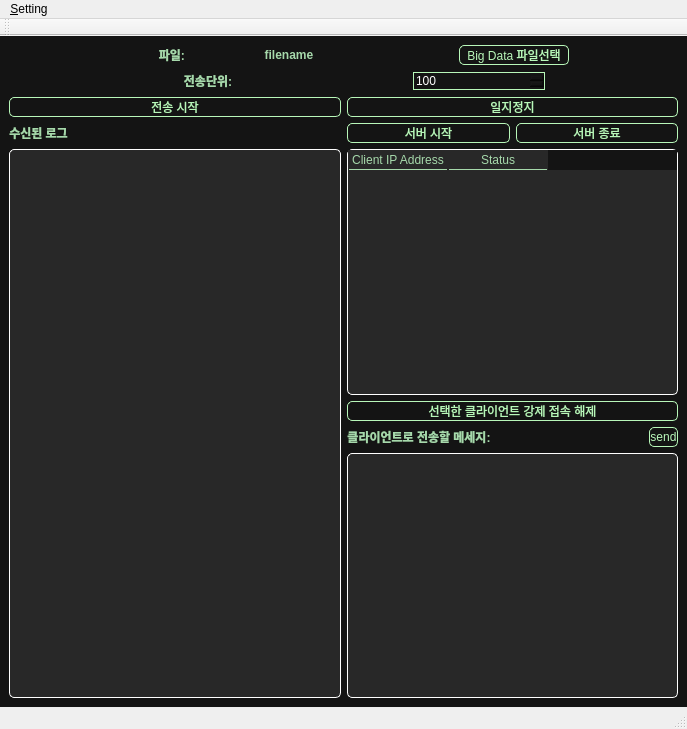
<?xml version="1.0" encoding="UTF-8"?>
<ui version="4.0">
 <class>MainWindow</class>
 <widget class="QMainWindow" name="MainWindow">
  <property name="geometry">
   <rect>
    <x>0</x>
    <y>0</y>
    <width>687</width>
    <height>729</height>
   </rect>
  </property>
  <property name="minimumSize">
   <size>
    <width>300</width>
    <height>400</height>
   </size>
  </property>
  <property name="windowTitle">
   <string>MainWindow</string>
  </property>
  <widget class="QWidget" name="centralwidget">
   <property name="styleSheet">
    <string notr="true">QWidget {
    background-color: rgb(20, 20, 20); /* 원하는 색상으로 변경 */
}</string>
   </property>
   <layout class="QVBoxLayout" name="verticalLayout_3">
    <item>
     <layout class="QHBoxLayout" name="horizontalLayout_4" stretch="1,1,1,1,1,1">
      <item>
       <spacer name="horizontalSpacer">
        <property name="orientation">
         <enum>Qt::Orientation::Horizontal</enum>
        </property>
        <property name="sizeHint" stdset="0">
         <size>
          <width>40</width>
          <height>20</height>
         </size>
        </property>
       </spacer>
      </item>
      <item>
       <widget class="QLabel" name="label_3">
        <property name="font">
         <font>
          <bold>true</bold>
         </font>
        </property>
        <property name="styleSheet">
         <string notr="true">QLabel {
    color: rgb(166, 217, 171);
}</string>
        </property>
        <property name="text">
         <string>파일: </string>
        </property>
        <property name="scaledContents">
         <bool>false</bool>
        </property>
        <property name="alignment">
         <set>Qt::AlignmentFlag::AlignCenter</set>
        </property>
       </widget>
      </item>
      <item>
       <widget class="QLabel" name="selected_file">
        <property name="font">
         <font>
          <bold>true</bold>
         </font>
        </property>
        <property name="styleSheet">
         <string notr="true">QLabel {
    color: rgb(166, 217, 171);
}</string>
        </property>
        <property name="text">
         <string>filename</string>
        </property>
        <property name="scaledContents">
         <bool>false</bool>
        </property>
        <property name="alignment">
         <set>Qt::AlignmentFlag::AlignCenter</set>
        </property>
       </widget>
      </item>
      <item>
       <spacer name="horizontalSpacer_2">
        <property name="orientation">
         <enum>Qt::Orientation::Horizontal</enum>
        </property>
        <property name="sizeHint" stdset="0">
         <size>
          <width>40</width>
          <height>20</height>
         </size>
        </property>
       </spacer>
      </item>
      <item>
       <widget class="QPushButton" name="btn_select_file">
        <property name="sizePolicy">
         <sizepolicy hsizetype="Minimum" vsizetype="Minimum">
          <horstretch>0</horstretch>
          <verstretch>0</verstretch>
         </sizepolicy>
        </property>
        <property name="styleSheet">
         <string notr="true">QPushButton {
	color: rgb(184, 247, 185);
    border: 1px solid rgb(184, 247, 185); /* 원하는 RGB 색상으로 변경 */
    border-radius: 5px;                  /* 모서리를 둥글게 (선택 사항) */
}
QPushButton:hover {
	color: rgb(184, 247, 185);
    background-color: rgb(50, 120, 50); /* 마우스 올렸을 때 더 진한 색 */
    border: 1px solid rgb(184, 247, 185); /* 테두리도 함께 진하게 (선택 사항) */
}

QPushButton:pressed {
	color: rgb(184, 247, 185);
    background-color: rgb(100, 180, 100); /* 버튼 눌렀을 때 가장 진한 색 */
    border: 1px solid rgb(184, 247, 185); /* 테두리도 함께 진하게 (선택 사항) */
}</string>
        </property>
        <property name="text">
         <string>Big Data 파일선택</string>
        </property>
        <property name="autoDefault">
         <bool>false</bool>
        </property>
        <property name="flat">
         <bool>false</bool>
        </property>
       </widget>
      </item>
      <item>
       <spacer name="horizontalSpacer_3">
        <property name="orientation">
         <enum>Qt::Orientation::Horizontal</enum>
        </property>
        <property name="sizeHint" stdset="0">
         <size>
          <width>40</width>
          <height>20</height>
         </size>
        </property>
       </spacer>
      </item>
     </layout>
    </item>
    <item>
     <layout class="QHBoxLayout" name="horizontalLayout_5" stretch="1,1,1,1,1">
      <item>
       <spacer name="horizontalSpacer_4">
        <property name="orientation">
         <enum>Qt::Orientation::Horizontal</enum>
        </property>
        <property name="sizeHint" stdset="0">
         <size>
          <width>40</width>
          <height>20</height>
         </size>
        </property>
       </spacer>
      </item>
      <item>
       <widget class="QLabel" name="label_5">
        <property name="font">
         <font>
          <bold>true</bold>
         </font>
        </property>
        <property name="styleSheet">
         <string notr="true">QLabel {
    color: rgb(166, 217, 171);
}</string>
        </property>
        <property name="text">
         <string>전송단위:</string>
        </property>
        <property name="scaledContents">
         <bool>false</bool>
        </property>
        <property name="alignment">
         <set>Qt::AlignmentFlag::AlignCenter</set>
        </property>
       </widget>
      </item>
      <item>
       <spacer name="horizontalSpacer_8">
        <property name="orientation">
         <enum>Qt::Orientation::Horizontal</enum>
        </property>
        <property name="sizeHint" stdset="0">
         <size>
          <width>40</width>
          <height>20</height>
         </size>
        </property>
       </spacer>
      </item>
      <item>
       <widget class="QSpinBox" name="sending_size">
        <property name="styleSheet">
         <string notr="true">QSpinBox {
	border: 1px solid rgb(184, 247, 185);
	text-align: center;
	color: White;
}</string>
        </property>
        <property name="minimum">
         <number>100</number>
        </property>
        <property name="maximum">
         <number>5000</number>
        </property>
        <property name="singleStep">
         <number>100</number>
        </property>
        <property name="value">
         <number>100</number>
        </property>
       </widget>
      </item>
      <item>
       <spacer name="horizontalSpacer_7">
        <property name="orientation">
         <enum>Qt::Orientation::Horizontal</enum>
        </property>
        <property name="sizeHint" stdset="0">
         <size>
          <width>40</width>
          <height>20</height>
         </size>
        </property>
       </spacer>
      </item>
     </layout>
    </item>
    <item>
     <layout class="QHBoxLayout" name="horizontalLayout_6">
      <item>
       <widget class="QPushButton" name="btn_send_packet">
        <property name="sizePolicy">
         <sizepolicy hsizetype="Minimum" vsizetype="Minimum">
          <horstretch>0</horstretch>
          <verstretch>0</verstretch>
         </sizepolicy>
        </property>
        <property name="styleSheet">
         <string notr="true">QPushButton {
	color: rgb(184, 247, 185);
    border: 1px solid rgb(184, 247, 185); /* 원하는 RGB 색상으로 변경 */
    border-radius: 5px;                  /* 모서리를 둥글게 (선택 사항) */
}
QPushButton:hover {
	color: rgb(184, 247, 185);
    background-color: rgb(50, 120, 50); /* 마우스 올렸을 때 더 진한 색 */
    border: 1px solid rgb(184, 247, 185); /* 테두리도 함께 진하게 (선택 사항) */
}

QPushButton:pressed {
	color: rgb(184, 247, 185);
    background-color: rgb(100, 180, 100); /* 버튼 눌렀을 때 가장 진한 색 */
    border: 1px solid rgb(184, 247, 185); /* 테두리도 함께 진하게 (선택 사항) */
}</string>
        </property>
        <property name="text">
         <string>전송 시작</string>
        </property>
        <property name="autoDefault">
         <bool>false</bool>
        </property>
        <property name="flat">
         <bool>false</bool>
        </property>
       </widget>
      </item>
      <item>
       <widget class="QPushButton" name="btn_pause_packet">
        <property name="sizePolicy">
         <sizepolicy hsizetype="Minimum" vsizetype="Minimum">
          <horstretch>0</horstretch>
          <verstretch>0</verstretch>
         </sizepolicy>
        </property>
        <property name="styleSheet">
         <string notr="true">QPushButton {
	color: rgb(184, 247, 185);
    border: 1px solid rgb(184, 247, 185); /* 원하는 RGB 색상으로 변경 */
    border-radius: 5px;                  /* 모서리를 둥글게 (선택 사항) */
}
QPushButton:hover {
	color: rgb(184, 247, 185);
    background-color: rgb(50, 120, 50); /* 마우스 올렸을 때 더 진한 색 */
    border: 1px solid rgb(184, 247, 185); /* 테두리도 함께 진하게 (선택 사항) */
}

QPushButton:pressed {
	color: rgb(184, 247, 185);
    background-color: rgb(100, 180, 100); /* 버튼 눌렀을 때 가장 진한 색 */
    border: 1px solid rgb(184, 247, 185); /* 테두리도 함께 진하게 (선택 사항) */
}</string>
        </property>
        <property name="text">
         <string>일지정지</string>
        </property>
        <property name="autoDefault">
         <bool>false</bool>
        </property>
        <property name="flat">
         <bool>false</bool>
        </property>
       </widget>
      </item>
     </layout>
    </item>
    <item>
     <layout class="QHBoxLayout" name="horizontalLayout_7">
      <item>
       <layout class="QVBoxLayout" name="verticalLayout_2">
        <item>
         <layout class="QHBoxLayout" name="horizontalLayout">
          <item>
           <widget class="QLabel" name="label">
            <property name="font">
             <font>
              <bold>true</bold>
             </font>
            </property>
            <property name="styleSheet">
             <string notr="true">QLabel {
    color: rgb(166, 217, 171);
}</string>
            </property>
            <property name="text">
             <string>수신된 로그</string>
            </property>
            <property name="scaledContents">
             <bool>false</bool>
            </property>
            <property name="alignment">
             <set>Qt::AlignmentFlag::AlignCenter</set>
            </property>
           </widget>
          </item>
          <item>
           <spacer name="horizontalSpacer_5">
            <property name="orientation">
             <enum>Qt::Orientation::Horizontal</enum>
            </property>
            <property name="sizeHint" stdset="0">
             <size>
              <width>40</width>
              <height>20</height>
             </size>
            </property>
           </spacer>
          </item>
         </layout>
        </item>
        <item>
         <widget class="QTextBrowser" name="log_browser">
          <property name="sizePolicy">
           <sizepolicy hsizetype="Expanding" vsizetype="Expanding">
            <horstretch>0</horstretch>
            <verstretch>0</verstretch>
           </sizepolicy>
          </property>
          <property name="minimumSize">
           <size>
            <width>0</width>
            <height>0</height>
           </size>
          </property>
          <property name="styleSheet">
           <string notr="true">QTextEdit {
	color: white;
    background-color: rgb(40, 40, 40); /* 원하는 색상으로 변경 */
	border: 1px solid rgb(255,255,255);
	border-radius: 5px;      /* (선택 사항) 모서리를 둥글게 */
}
QTextEdit:focus {
    border: 1px solid rgb(184, 247, 185);
    outline: none;           /* 기본 포커스 아웃라인 제거 */
}</string>
          </property>
          <property name="inputMethodHints">
           <set>Qt::InputMethodHint::ImhMultiLine</set>
          </property>
          <property name="readOnly">
           <bool>true</bool>
          </property>
         </widget>
        </item>
       </layout>
      </item>
      <item>
       <layout class="QVBoxLayout" name="verticalLayout">
        <item>
         <layout class="QHBoxLayout" name="horizontalLayout_2">
          <item>
           <widget class="QPushButton" name="btn_start">
            <property name="sizePolicy">
             <sizepolicy hsizetype="Minimum" vsizetype="Minimum">
              <horstretch>0</horstretch>
              <verstretch>0</verstretch>
             </sizepolicy>
            </property>
            <property name="styleSheet">
             <string notr="true">QPushButton {
	color: rgb(184, 247, 185);
    border: 1px solid rgb(184, 247, 185); /* 원하는 RGB 색상으로 변경 */
    border-radius: 5px;                  /* 모서리를 둥글게 (선택 사항) */
}
QPushButton:hover {
	color: rgb(184, 247, 185);
    background-color: rgb(50, 120, 50); /* 마우스 올렸을 때 더 진한 색 */
    border: 1px solid rgb(184, 247, 185); /* 테두리도 함께 진하게 (선택 사항) */
}

QPushButton:pressed {
	color: rgb(184, 247, 185);
    background-color: rgb(100, 180, 100); /* 버튼 눌렀을 때 가장 진한 색 */
    border: 1px solid rgb(184, 247, 185); /* 테두리도 함께 진하게 (선택 사항) */
}</string>
            </property>
            <property name="text">
             <string>서버 시작</string>
            </property>
            <property name="autoDefault">
             <bool>false</bool>
            </property>
            <property name="flat">
             <bool>false</bool>
            </property>
           </widget>
          </item>
          <item>
           <widget class="QPushButton" name="btn_stop">
            <property name="sizePolicy">
             <sizepolicy hsizetype="Minimum" vsizetype="Minimum">
              <horstretch>0</horstretch>
              <verstretch>0</verstretch>
             </sizepolicy>
            </property>
            <property name="styleSheet">
             <string notr="true">QPushButton {
	color: rgb(184, 247, 185);
    border: 1px solid rgb(184, 247, 185); /* 원하는 RGB 색상으로 변경 */
    border-radius: 5px;                  /* 모서리를 둥글게 (선택 사항) */
}
QPushButton:hover {
	color: rgb(184, 247, 185);
    background-color: rgb(50, 120, 50); /* 마우스 올렸을 때 더 진한 색 */
    border: 1px solid rgb(184, 247, 185); /* 테두리도 함께 진하게 (선택 사항) */
}

QPushButton:pressed {
	color: rgb(184, 247, 185);
    background-color: rgb(100, 180, 100); /* 버튼 눌렀을 때 가장 진한 색 */
    border: 1px solid rgb(184, 247, 185); /* 테두리도 함께 진하게 (선택 사항) */
}</string>
            </property>
            <property name="text">
             <string>서버 종료</string>
            </property>
            <property name="autoDefault">
             <bool>false</bool>
            </property>
            <property name="flat">
             <bool>false</bool>
            </property>
           </widget>
          </item>
         </layout>
        </item>
        <item>
         <widget class="QTableWidget" name="client_table">
          <property name="styleSheet">
           <string notr="true">QTableWidget{
	color: rgb(166, 217, 171);
	border: 1px solid white;
	background-color: rgb(40, 40, 40);
	border-radius: 5px;      /* (선택 사항) 모서리를 둥글게 */
}
QHeaderView::section{
	background-color: rgb(40,40,40);
	color: rgb(166, 217, 171);
	border: 1px solid rgb(40,40,40); /* 드롭다운 목록 테두리 (선택 사항) */
	border-bottom: 1px solid rgb(166, 217, 171);
}
QTableWidget::item{
	border-top: 1px solid rgb(166, 217, 171);
	border-bottom: 1px solid rgb(166, 217, 171);
}
QTableWidget::item:selected{
    color: white;
	background-color: rgb(0,70,0); /* 항목 선택 시 배경색 */
    border: 1px solid rgb(166, 217, 171); /* 드롭다운 목록 테두리 (선택 사항) */
}
/* QTableWidget 내에 생성되는 편집기 위젯(QLineEdit)의 스타일 */
QTableWidget QLineEdit {
    color: white;
}
QTableWidget:focus {	/*테이블 선택시 테두리 색깔*/
    border: 1px solid rgb(184, 247, 185);
}</string>
          </property>
          <property name="rowCount">
           <number>0</number>
          </property>
          <attribute name="horizontalHeaderCascadingSectionResizes">
           <bool>false</bool>
          </attribute>
          <attribute name="horizontalHeaderMinimumSectionSize">
           <number>23</number>
          </attribute>
          <attribute name="horizontalHeaderShowSortIndicator" stdset="0">
           <bool>false</bool>
          </attribute>
          <attribute name="horizontalHeaderStretchLastSection">
           <bool>false</bool>
          </attribute>
          <column>
           <property name="text">
            <string>Client IP Address</string>
           </property>
          </column>
          <column>
           <property name="text">
            <string>Status</string>
           </property>
          </column>
         </widget>
        </item>
        <item>
         <widget class="QPushButton" name="btn_disconnect">
          <property name="sizePolicy">
           <sizepolicy hsizetype="Minimum" vsizetype="Minimum">
            <horstretch>0</horstretch>
            <verstretch>0</verstretch>
           </sizepolicy>
          </property>
          <property name="styleSheet">
           <string notr="true">QPushButton {
	color: rgb(184, 247, 185);
    border: 1px solid rgb(184, 247, 185); /* 원하는 RGB 색상으로 변경 */
    border-radius: 5px;                  /* 모서리를 둥글게 (선택 사항) */
}
QPushButton:hover {
	color: rgb(184, 247, 185);
    background-color: rgb(50, 120, 50); /* 마우스 올렸을 때 더 진한 색 */
    border: 1px solid rgb(184, 247, 185); /* 테두리도 함께 진하게 (선택 사항) */
}

QPushButton:pressed {
	color: rgb(184, 247, 185);
    background-color: rgb(100, 180, 100); /* 버튼 눌렀을 때 가장 진한 색 */
    border: 1px solid rgb(184, 247, 185); /* 테두리도 함께 진하게 (선택 사항) */
}</string>
          </property>
          <property name="text">
           <string>선택한 클라이언트 강제 접속 해제</string>
          </property>
          <property name="autoDefault">
           <bool>false</bool>
          </property>
          <property name="flat">
           <bool>false</bool>
          </property>
         </widget>
        </item>
        <item>
         <layout class="QHBoxLayout" name="horizontalLayout_3">
          <item>
           <widget class="QLabel" name="label_2">
            <property name="font">
             <font>
              <bold>true</bold>
             </font>
            </property>
            <property name="styleSheet">
             <string notr="true">QLabel {
    color: rgb(166, 217, 171);
}</string>
            </property>
            <property name="text">
             <string>클라이언트로 전송할 메세지:</string>
            </property>
            <property name="scaledContents">
             <bool>false</bool>
            </property>
            <property name="alignment">
             <set>Qt::AlignmentFlag::AlignCenter</set>
            </property>
           </widget>
          </item>
          <item>
           <spacer name="horizontalSpacer_6">
            <property name="orientation">
             <enum>Qt::Orientation::Horizontal</enum>
            </property>
            <property name="sizeHint" stdset="0">
             <size>
              <width>40</width>
              <height>20</height>
             </size>
            </property>
           </spacer>
          </item>
          <item>
           <widget class="QPushButton" name="btn_send">
            <property name="sizePolicy">
             <sizepolicy hsizetype="Minimum" vsizetype="Minimum">
              <horstretch>0</horstretch>
              <verstretch>0</verstretch>
             </sizepolicy>
            </property>
            <property name="styleSheet">
             <string notr="true">QPushButton {
	color: rgb(184, 247, 185);
    border: 1px solid rgb(184, 247, 185); /* 원하는 RGB 색상으로 변경 */
    border-radius: 5px;                  /* 모서리를 둥글게 (선택 사항) */
}
QPushButton:hover {
	color: rgb(184, 247, 185);
    background-color: rgb(50, 120, 50); /* 마우스 올렸을 때 더 진한 색 */
    border: 1px solid rgb(184, 247, 185); /* 테두리도 함께 진하게 (선택 사항) */
}

QPushButton:pressed {
	color: rgb(184, 247, 185);
    background-color: rgb(100, 180, 100); /* 버튼 눌렀을 때 가장 진한 색 */
    border: 1px solid rgb(184, 247, 185); /* 테두리도 함께 진하게 (선택 사항) */
}</string>
            </property>
            <property name="text">
             <string>send</string>
            </property>
            <property name="autoDefault">
             <bool>false</bool>
            </property>
            <property name="flat">
             <bool>false</bool>
            </property>
           </widget>
          </item>
         </layout>
        </item>
        <item>
         <widget class="QPlainTextEdit" name="msg_edit">
          <property name="sizePolicy">
           <sizepolicy hsizetype="Expanding" vsizetype="Expanding">
            <horstretch>0</horstretch>
            <verstretch>0</verstretch>
           </sizepolicy>
          </property>
          <property name="focusPolicy">
           <enum>Qt::FocusPolicy::StrongFocus</enum>
          </property>
          <property name="styleSheet">
           <string notr="true">QPlainTextEdit {
	color: white;
    background-color: rgb(40, 40, 40); /* 원하는 색상으로 변경 */
	border: 1px solid rgb(255,255,255);
	border-radius: 5px;      /* (선택 사항) 모서리를 둥글게 */
}
QPlainTextEdit:focus {
    border: 1px solid rgb(184, 247, 185);
    outline: none;           /* 기본 포커스 아웃라인 제거 */
}</string>
          </property>
          <property name="plainText">
           <string/>
          </property>
          <property name="placeholderText">
           <string>Enter your message...</string>
          </property>
         </widget>
        </item>
       </layout>
      </item>
     </layout>
    </item>
   </layout>
  </widget>
  <widget class="QMenuBar" name="menubar">
   <property name="geometry">
    <rect>
     <x>0</x>
     <y>0</y>
     <width>687</width>
     <height>33</height>
    </rect>
   </property>
   <widget class="QMenu" name="menu_Setting">
    <property name="title">
     <string>&amp;Setting</string>
    </property>
   </widget>
   <addaction name="menu_Setting"/>
  </widget>
  <widget class="QStatusBar" name="statusbar"/>
  <widget class="QToolBar" name="toolBar">
   <property name="windowTitle">
    <string>toolBar</string>
   </property>
   <attribute name="toolBarArea">
    <enum>TopToolBarArea</enum>
   </attribute>
   <attribute name="toolBarBreak">
    <bool>false</bool>
   </attribute>
  </widget>
 </widget>
 <tabstops>
  <tabstop>btn_send</tabstop>
  <tabstop>msg_edit</tabstop>
  <tabstop>log_browser</tabstop>
 </tabstops>
 <resources/>
 <connections>
  <connection>
   <sender>btn_send</sender>
   <signal>clicked()</signal>
   <receiver>msg_edit</receiver>
   <slot>setFocus()</slot>
   <hints>
    <hint type="sourcelabel">
     <x>794</x>
     <y>618</y>
    </hint>
    <hint type="destinationlabel">
     <x>378</x>
     <y>601</y>
    </hint>
   </hints>
  </connection>
 </connections>
</ui>
